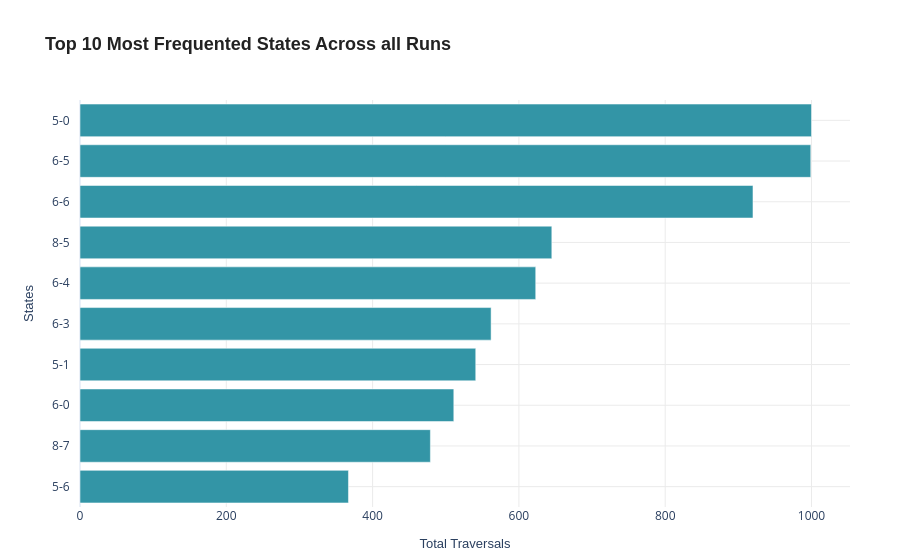

Write notebook code for a chart like this one.
### Code cell
# get most frequently traversed states of the query

interface.plot_frequently_traversed(factual_query)

### Figure 1 — Plotly figure (JSON) as saved in the notebook; plotly's stock layout.template omitted (floating-point values rounded to 4 significant figures)
{"data": [{"hovertemplate": "<b>State ID:</b> %{y}<br><b>Total Traversals:</b> %{x:.0f}<br><extra></extra>", "legendgroup": "", "marker": {"color": "#3395A6", "pattern": {"shape": ""}}, "name": "", "orientation": "h", "showlegend": false, "textposition": "auto", "type": "bar", "x": [1000, 999, 920, 645, 623, 562, 541, 511, 479, 367], "xaxis": "x", "y": ["5-0", "6-5", "6-6", "8-5", "6-4", "6-3", "5-1", "6-0", "8-7", "5-6"], "yaxis": "y"}], "layout": {"barmode": "relative", "hoverlabel": {"bgcolor": "#FFFFFF", "font": {"family": "Arial", "size": 13}}, "legend": {"tracegroupgap": 0}, "margin": {"b": 20, "l": 80, "r": 50, "t": 100}, "title": {"font": {"color": "#222222", "family": "Arial", "size": 18}, "text": "<b>Top 10 Most Frequented States Across all Runs</b>"}, "xaxis": {"anchor": "y", "domain": [0, 1], "gridcolor": "#EBEBEB", "title": {"font": {"family": "Arial", "size": 13}, "text": "Total Traversals"}}, "yaxis": {"anchor": "x", "autorange": "reversed", "domain": [0, 1], "gridcolor": "#EBEBEB", "ticksuffix": "   ", "title": {"font": {"family": "Arial", "size": 13}, "text": "States"}}}}
